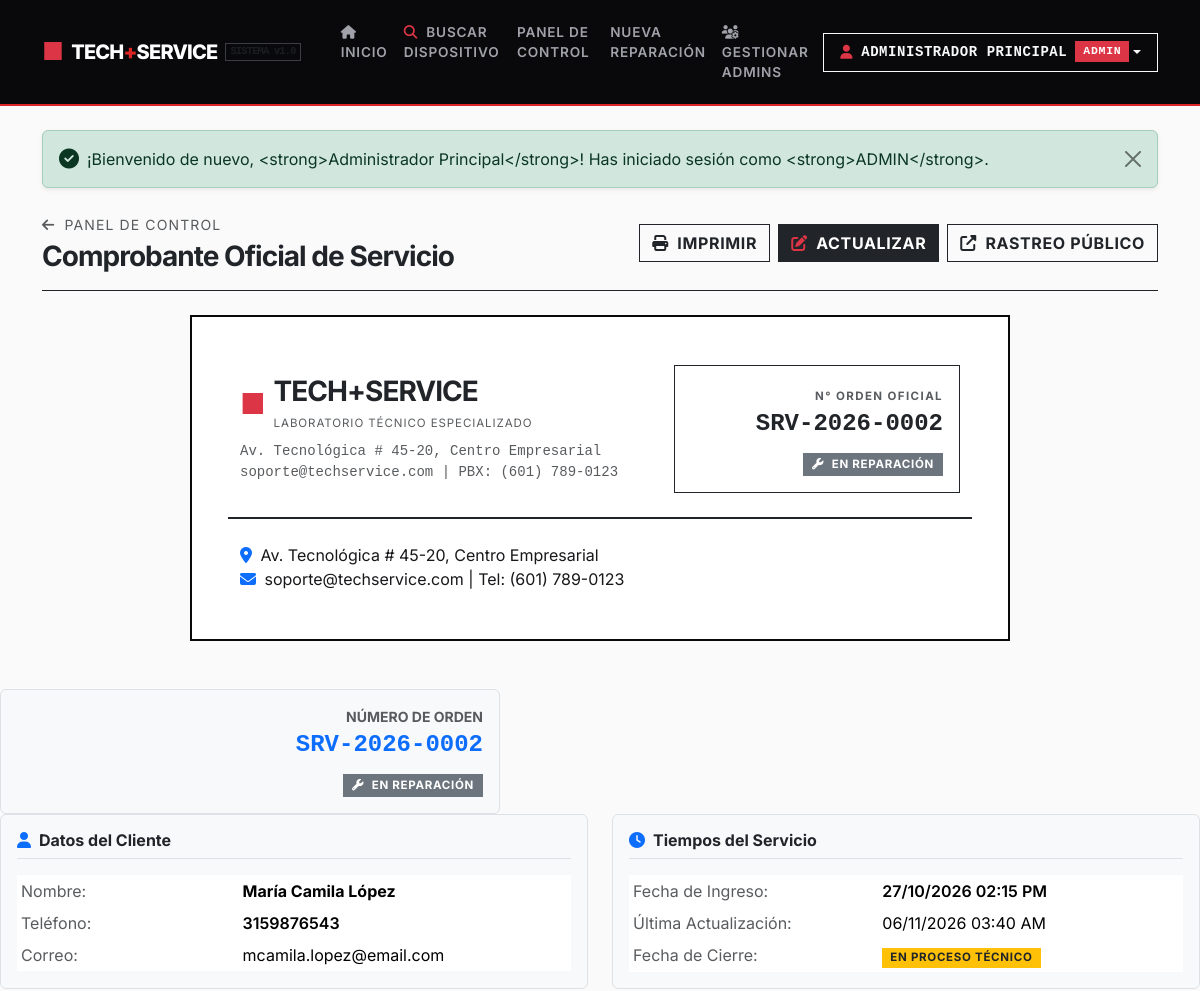
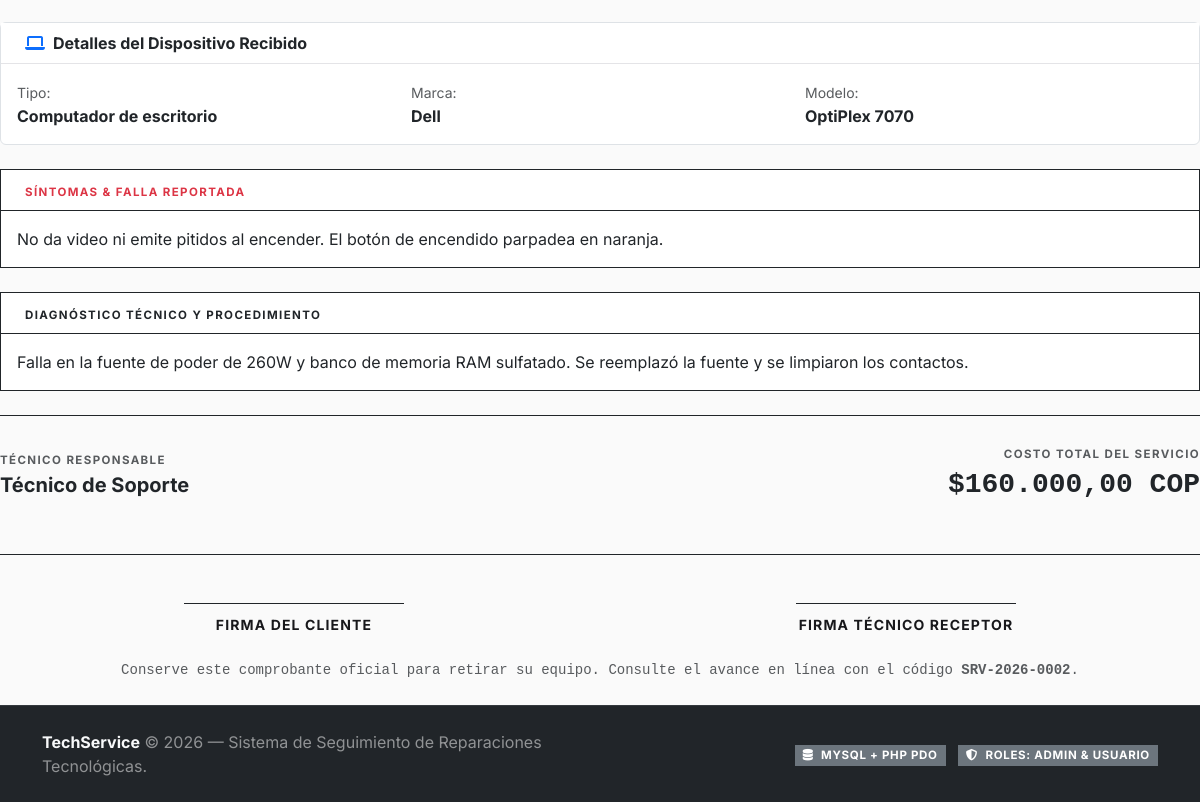
Page /admin/ver.php?id=2 (signed in) on the committed database (2 pictures, top to bottom).
### tables this page shows
CREATE TABLE `servicios` (
  `id` INT AUTO_INCREMENT PRIMARY KEY,
  `numero_servicio` VARCHAR(20) NOT NULL UNIQUE,
  `cliente_nombre` VARCHAR(100) NOT NULL,
  `cliente_telefono` VARCHAR(20) NOT NULL,
  `cliente_email` VARCHAR(100) NULL,
  `tipo_dispositivo` VARCHAR(50) NOT NULL,
  `marca` VARCHAR(50) NOT NULL,
  `modelo` VARCHAR(50) NULL,
  `descripcion_dano` TEXT NOT NULL,
  `diagnostico` TEXT NULL,
  `estado` ENUM('Recibido', 'En diagnóstico', 'En reparación', 'Cerrado') NOT NULL DEFAULT 'Recibido',
  `costo_estimado` DECIMAL(10,2) NULL DEFAULT 0.00,
  `tecnico_asignado` VARCHAR(100) NULL,
  `fecha_ingreso` DATETIME NOT NULL DEFAULT CURRENT_TIMESTAMP,
  `fecha_actualizacion` DATETIME NOT NULL DEFAULT CURRENT_TIMESTAMP ON UPDATE CURRENT_TIMESTAMP,
  `fecha_cierre` DATETIME NULL,
  INDEX `idx_numero_servicio` (`numero_servicio`),
  INDEX `idx_estado` (`estado`),
  INDEX `idx_cliente` (`cliente_nombre`),
  CONSTRAINT `chk_estado_valido` CHECK (`estado` IN ('Recibido', 'En diagnóstico', 'En reparación', 'Cerrado')),
  CONSTRAINT `chk_cierre_con_diagnostico` CHECK (`estado` <> 'Cerrado' OR (`diagnostico` IS NOT NULL AND CHAR_LENGTH(TRIM(`diagnostico`)) > 0))
);

### admin/ver.php (the view, shortened to what this page needs)
<?php
require_once __DIR__ . '/../config/db.php';
require_once __DIR__ . '/../config/helpers.php';
$id = filter_var($_GET['id'] ?? null, FILTER_VALIDATE_INT);
try {
    $stmt = $pdo->prepare("SELECT * FROM servicios WHERE id = :id LIMIT 1");
    $stmt->execute(['id' => $id]);
    $servicio = $stmt->fetch();
} catch (PDOException $e) {
    setFlash('danger', 'Error al consultar la orden: ' . $e->getMessage());
    header('Location: dashboard.php');
    exit;
}
include __DIR__ . '/../includes/header.php';
?>
<div class="d-flex flex-wrap align-items-center justify-content-between gap-3 mb-4 no-print pb-3 border-bottom border-dark">
    <div>
        <a href="dashboard.php" class="text-decoration-none text-muted small text-uppercase letter-spacing-1">
            <i class="fas fa-arrow-left me-1"></i> Panel de Control
        </a>
        <h3 class="fw-bold mb-0 mt-1 letter-spacing-tight text-dark">
            Comprobante Oficial de Servicio
        </h3>
    </div>
    <div class="d-flex gap-2">
        <button type="button" class="btn btn-outline-dark rounded-0 fw-bold text-uppercase letter-spacing-1" onclick="window.print();">
            <i class="fas fa-print me-1"></i> Imprimir
        </button>
        <a href="editar.php?id=<?= $servicio['id']; ?>" class="btn btn-dark rounded-0 fw-bold text-uppercase letter-spacing-1">
            <i class="fas fa-edit me-1 text-danger"></i> Actualizar
        </a>
        <a href="../index.php?numero=<?= urlencode($servicio['numero_servicio']); ?>" class="btn btn-outline-dark rounded-0 fw-bold text-uppercase letter-spacing-1" target="_blank">
            <i class="fas fa-external-link-alt me-1"></i> Rastreo Público
        </a>
    </div>
</div>
<div class="ticket-container mb-5">
    <div class="row align-items-center border-bottom border-2 border-dark pb-4 mb-4">
        <div class="col-sm-7">
            <div class="d-flex align-items-center mb-2">
                <span class="me-2 text-danger fw-black fs-3">■</span>
                <div>
                    <h3 class="fw-bold mb-0 text-dark letter-spacing-tight">TECH+SERVICE</h3>
                    <small class="text-muted text-uppercase letter-spacing-1" style="font-size: 0.72rem;">LABORATORIO TÉCNICO ESPECIALIZADO</small>
                </div>
            </div>
            <div class="small text-muted font-monospace">
                <div>Av. Tecnológica # 45-20, Centro Empresarial</div>
                <div>soporte@techservice.com | PBX: (601) 789-0123</div>
            </div>
        </div>
        <div class="col-sm-5 text-sm-end mt-3 mt-sm-0">
            <div class="p-3 border border-dark text-center text-sm-end bg-white">
                <span class="swiss-eyebrow text-muted mb-0">N° ORDEN OFICIAL</span>
                <div class="fs-4 fw-bold font-monospace text-dark"><?= e($servicio['numero_servicio']); ?></div>
                <div class="mt-2"><?= renderStatusBadge($servicio['estado']); ?></div>
            </div>
        </div>
    </div>
                <div><i class="fas fa-map-marker-alt me-1 text-primary"></i> Av. Tecnológica # 45-20, Centro Empresarial</div>
                <div><i class="fas fa-envelope me-1 text-primary"></i> soporte@techservice.com | Tel: (601) 789-0123</div>
            </div>
        </div>
        <div class="col-sm-5 text-sm-end mt-3 mt-sm-0">
            <div class="p-3 bg-light rounded border text-center text-sm-end">
                <div class="text-muted small text-uppercase fw-bold">Número de Orden</div>
                <div class="fs-4 fw-bold font-monospace text-primary"><?= e($servicio['numero_servicio']); ?></div>
                <div class="mt-2"><?= renderStatusBadge($servicio['estado']); ?></div>
            </div>
        </div>
    <div class="row g-4 mb-4">
        <div class="col-md-6">
            <div class="p-3 bg-light rounded h-100 border">
                <h6 class="fw-bold text-dark border-bottom pb-2 mb-3">
                    <i class="fas fa-user text-primary me-2"></i>Datos del Cliente
                </h6>
                <table class="table table-sm table-borderless mb-0">
                    <tr>
                        <td class="text-muted" style="width: 40%;">Nombre:</td>
                        <td class="fw-bold"><?= e($servicio['cliente_nombre']); ?></td>
                    </tr>
                    <tr>
                        <td class="text-muted">Teléfono:</td>
                        <td class="fw-semibold"><?= e($servicio['cliente_telefono']); ?></td>
                    </tr>
                    <tr>
                        <td class="text-muted">Correo:</td>
                        <td><?= e($servicio['cliente_email'] ?: 'No registrado'); ?></td>
                    </tr>
                </table>
            </div>
        </div>
        <div class="col-md-6">
            <div class="p-3 bg-light rounded h-100 border">
                <h6 class="fw-bold text-dark border-bottom pb-2 mb-3">
                    <i class="fas fa-clock text-primary me-2"></i>Tiempos del Servicio
                </h6>
                <table class="table table-sm table-borderless mb-0">
                    <tr>
                        <td class="text-muted" style="width: 45%;">Fecha de Ingreso:</td>
                        <td class="fw-semibold"><?= formatDate($servicio['fecha_ingreso']); ?></td>
                    </tr>
                    <tr>
                        <td class="text-muted">Última Actualización:</td>
                        <td><?= formatDate($servicio['fecha_actualizacion']); ?></td>
                    </tr>
                    <tr>
                        <td class="text-muted">Fecha de Cierre:</td>
                        <td>
                            <?php if ($servicio['fecha_cierre']): ?>
                                <span class="badge bg-success"><?= formatDate($servicio['fecha_cierre']); ?></span>
                            <?php else: ?>
                                <span class="badge bg-warning text-dark">En proceso técnico</span>
                            <?php endif; ?>
                        </td>
                    </tr>
                </table>
            </div>
        </div>
    </div>
    <div class="card mb-4 border">
        <div class="card-header bg-white py-2 fw-bold text-dark">
            <i class="fas fa-laptop text-primary me-2"></i>Detalles del Dispositivo Recibido
        </div>
        <div class="card-body">
            <div class="row g-3">
                <div class="col-md-4">
                    <span class="text-muted small">Tipo:</span>
                    <div class="fw-bold fs-6"><?= e($servicio['tipo_dispositivo']); ?></div>
                </div>
                <div class="col-md-4">
                    <span class="text-muted small">Marca:</span>
                    <div class="fw-bold fs-6"><?= e($servicio['marca']); ?></div>
                </div>
                <div class="col-md-4">
                    <span class="text-muted small">Modelo:</span>
                    <div class="fw-bold fs-6"><?= e($servicio['modelo'] ?: 'N/A'); ?></div>
                </div>
            </div>
        </div>
    </div>
    <div class="card mb-4 border border-dark rounded-0">
        <div class="card-header bg-white py-2 border-bottom border-dark">
            <span class="swiss-eyebrow text-danger mb-0">SÍNTOMAS & FALLA REPORTADA</span>
        </div>
        <div class="card-body">
            <p class="mb-0 text-dark" style="white-space: pre-line;"><?= e($servicio['descripcion_dano']); ?></p>
        </div>
    </div>
    <div class="card mb-4 border border-dark rounded-0">
        <div class="card-header bg-white py-2 border-bottom border-dark">
            <span class="swiss-eyebrow text-dark mb-0">DIAGNÓSTICO TÉCNICO Y PROCEDIMIENTO</span>
        </div>
        <div class="card-body">
            <?php if (!empty($servicio['diagnostico'])): ?>
                <p class="mb-0 text-dark" style="white-space: pre-line;"><?= e($servicio['diagnostico']); ?></p>
            <?php else: ?>
                <p class="mb-0 text-muted fst-italic">Pendiente de diagnóstico técnico en laboratorio.</p>
            <?php endif; ?>
        </div>
    </div>
    <div class="row align-items-center border-top border-dark pt-4 mt-4">
        <div class="col-sm-6">
            <span class="swiss-eyebrow text-muted mb-0">TÉCNICO RESPONSABLE</span>
            <div class="fw-bold text-dark fs-5"><?= e($servicio['tecnico_asignado'] ?: 'Laboratorio Central'); ?></div>
        </div>
        <div class="col-sm-6 text-sm-end mt-3 mt-sm-0">
            <span class="swiss-eyebrow text-muted mb-0">COSTO TOTAL DEL SERVICIO</span>
            <div class="fs-3 fw-bold text-dark font-monospace"><?= formatMoney($servicio['costo_estimado']); ?> COP</div>
        </div>
    </div>
    <div class="mt-5 pt-4 border-top border-dark">
        <div class="row text-center mt-4">
            <div class="col-6">
                <div class="border-top border-dark mx-auto pt-2" style="max-width: 220px;">
                    <small class="fw-bold text-uppercase letter-spacing-1">Firma del Cliente</small>
                </div>
            </div>
            <div class="col-6">
                <div class="border-top border-dark mx-auto pt-2" style="max-width: 220px;">
                    <small class="fw-bold text-uppercase letter-spacing-1">Firma Técnico Receptor</small>
                </div>
            </div>
        </div>
        <div class="text-center mt-4 small text-muted font-monospace">
            Conserve este comprobante oficial para retirar su equipo. Consulte el avance en línea con el código <strong><?= e($servicio['numero_servicio']); ?></strong>.
        </div>
    </div>
<?php include __DIR__ . '/../includes/footer.php'; ?>

### assets/css/styles.css (style rules this page uses)
:root { --swiss-black: #09090b; --swiss-dark: #18181b; --swiss-gray-900: #18181b; --swiss-gray-700: #3f3f46; --swiss-gray-500: #71717a; --swiss-gray-300: #d4d4d8; --swiss-gray-200: #e4e4e7; --swiss-gray-100: #f4f4f5; --swiss-gray-50: #fafafa; --swiss-white: #ffffff; --swiss-red: #dc2626; --swiss-red-hover: #b91c1c; --status-recibido: #2563eb; --status-diagnostico: #d97706; --status-reparacion: #4f46e5; --status-cerrado: #15803d; --font-main: 'Inter', -apple-system, BlinkMacSystemFont, 'Helvetica Neue', Helvetica, Arial, sans-serif; }
body { background-color: var(--swiss-gray-50); color: var(--swiss-dark); font-family: var(--font-main); font-feature-settings: "cv02", "cv03", "cv04", "cv11"; -webkit-font-smoothing: antialiased; min-height: 100vh; display: flex; flex-direction: column; }
.letter-spacing-tight { letter-spacing: -0.035em; }
.letter-spacing-1 { letter-spacing: 0.08em; }
.swiss-eyebrow { display: inline-block; font-size: 0.72rem; font-weight: 700; text-transform: uppercase; letter-spacing: 0.12em; color: var(--swiss-red); margin-bottom: 0.5rem; }
.card-swiss-header, .card-header { background: var(--swiss-white); border-bottom: 1px solid var(--swiss-gray-200); border-radius: 0 !important; padding: 1.25rem 1.5rem; }
.badge { border-radius: 0; font-weight: 700; font-size: 0.72rem; letter-spacing: 0.06em; text-transform: uppercase; padding: 0.4em 0.7em; }
.btn { border-radius: 0; font-weight: 700; letter-spacing: 0.04em; transition: all 0.15s ease; }
.ticket-container { background: var(--swiss-white); border: 2px solid var(--swiss-black); border-radius: 0; padding: 3rem; max-width: 820px; margin: 0 auto; }

### rows in the picture
servicios: numero_servicio "SRV-2026-0002", cliente_nombre "María Camila López", cliente_telefono "3159876543", cliente_email "mcamila.lopez@email.com", fecha_ingreso "27/10/2026 02:15 PM", fecha_actualizacion "06/11/2026 03:40 AM", tipo_dispositivo "Computador de escritorio", marca "Dell", modelo "OptiPlex 7070", descripcion_dano "No da video ni emite pitidos al encender. El botón de encendido parpadea en naranja.", diagnostico "Falla en la fuente de poder de 260W y banco de memoria RAM sulfatado. Se reemplazó la fuente y se limpiaron los contactos.", tecnico_asignado "Técnico de Soporte", costo_estimado "$160.000,00"

### other values in the picture
$user['nombre'] "ADMINISTRADOR PRINCIPAL"
$user['rol'] "ADMIN"
$message "¡Bienvenido de nuevo, <strong>Administrador Principal</strong>! Has iniciado sesión como <strong>ADMIN</strong>."
